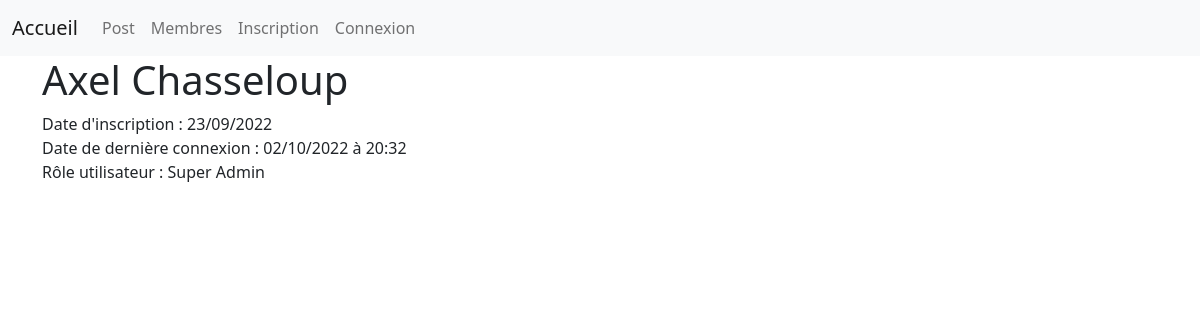
The app's page /Profile/voir_profil.php?id=1, older data.
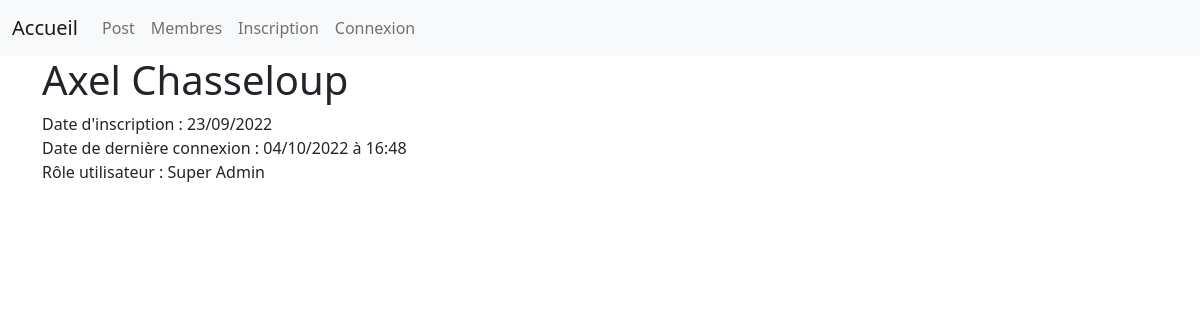
The same page, newer data.
### tables this page shows
CREATE TABLE IF NOT EXISTS `utilisateur` (
  `id` int NOT NULL AUTO_INCREMENT,
  `nom` varchar(50) NOT NULL,
  `prenom` varchar(50) NOT NULL,
  `mail` varchar(255) NOT NULL,
  `pword` text NOT NULL,
  `date_creation` datetime NOT NULL,
  `date_connexion` datetime NOT NULL,
  `role` int NOT NULL DEFAULT '0',
  PRIMARY KEY (`id`)
);

### Profile/voir_profil.php (the view, shortened to what this page needs)
<?php
require_once('../include.php');
$get_id = (int) $_GET['id'];
$req = $DB->prepare("SELECT * FROM utilisateur WHERE id = ?");
$req->execute([$get_id]);
$req_user = $req->fetch();
$date = date_create($req_user['date_creation']);
$date_registration = date_format($date, 'd/m/Y');
$date = date_create($req_user['date_connexion']);
$date_connexion = date_format($date, 'd/m/Y à H:i');
switch ($req_user['role']) {
    case 1:
        $role = "Super Admin";
        break;
}
?>
<!doctype html>
<html lang="fr">
<head>
    <?php
    require_once('../head/link.php');
    ?>
</head>
<body>
    <?php
    require_once('../menu/menu.php');
    ?>
    <div class="container">
        <div class="row">
            <div class="col-12">
                <h1> <?= $req_user['prenom'] ?> <?= $req_user['nom'] ?></h1>
                <div>
                    Date d'inscription : <?= $date_registration ?>
                </div>
                <div>
                    Date de dernière connexion : <?= $date_connexion ?>
                </div>
                <div>
                    Rôle utilisateur : <?= $role ?>
                </div>
            </div>
        </div>
    </div>
</body>
</html>

Row changes from the older to the newer data that the page shows:
changed utilisateur "Axel": date_connexion "02/10/2022 à 20:32" → "04/10/2022 à 16:48"
